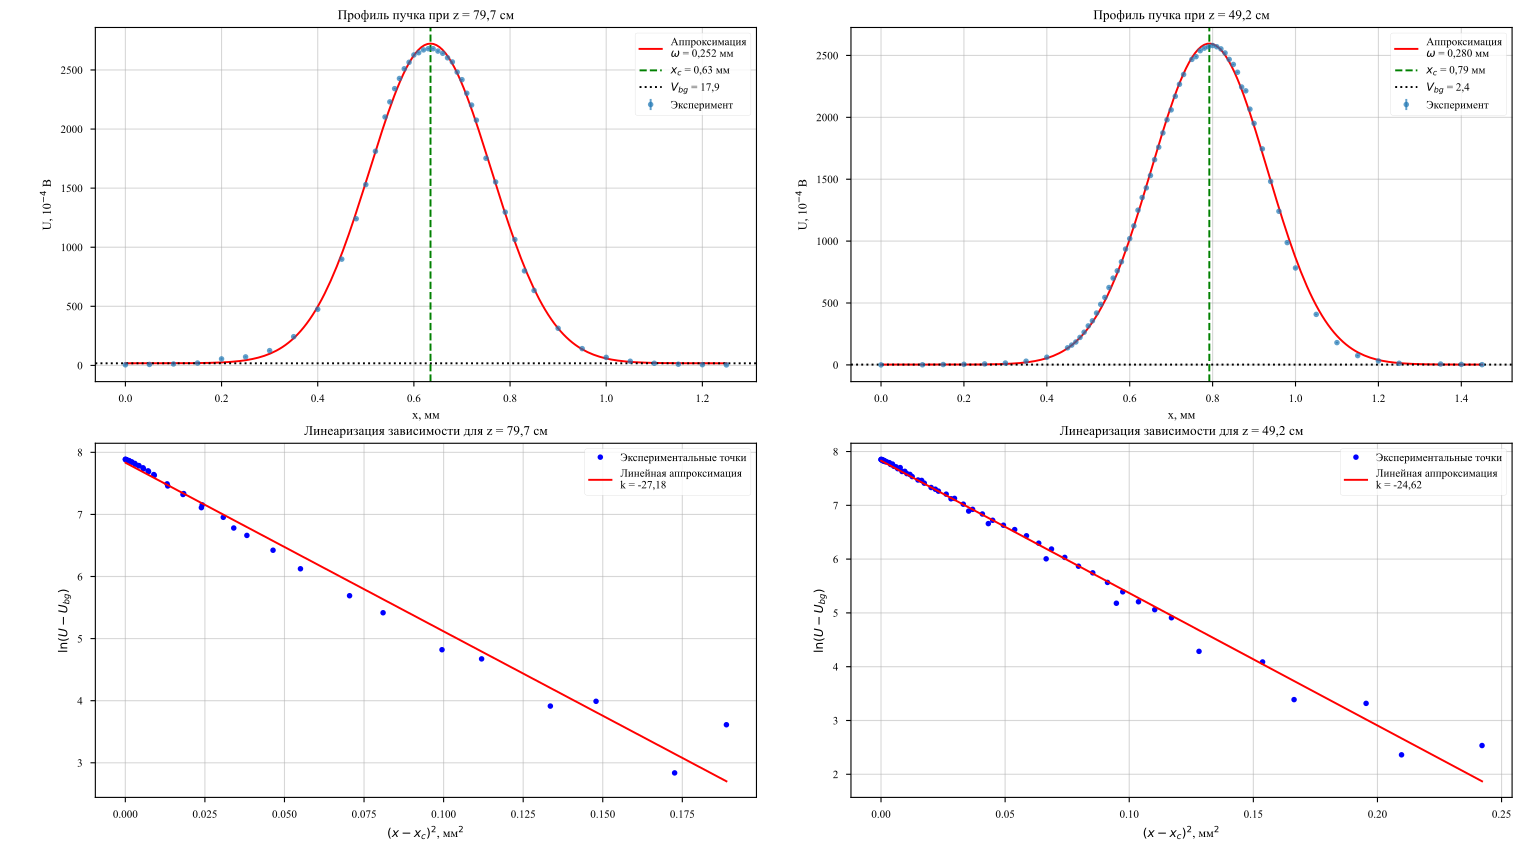

Generate this figure with Python:
import numpy as np
import matplotlib.pyplot as plt
from scipy.optimize import curve_fit
import warnings

warnings.filterwarnings('ignore')

# Настройка стиля графиков
plt.style.use('seaborn-v0_8-paper')
plt.rcParams['font.family'] = 'serif'
plt.rcParams['font.serif'] = ['Times New Roman', 'DejaVu Serif']
plt.rcParams['axes.unicode_minus'] = False

# =============================================================================
# 1. Ввод данных
# =============================================================================
# ВНИМАНИЕ: Если данные перепутаны местами, установите SWAP_DATA = True
SWAP_DATA = True  

z1_raw = 492.0  # 49.2 см
z2_raw = 797.0  # 79.7 см

# Данные набора 1
x_set1 = np.array([0, 0.1, 0.15, 0.2, 0.25, 0.3, 0.35, 0.4, 0.45, 0.46, 0.47, 0.48, 0.49, 0.5, 0.51, 0.52, 0.53, 0.54, 0.55, 0.56, 0.57, 0.58, 0.59, 0.6, 0.61, 0.62, 0.63, 0.64, 0.65, 0.66, 0.67, 0.68, 0.69, 0.7, 0.71, 0.72, 0.73, 0.75, 0.76, 0.77, 0.78, 0.79, 0.8, 0.81, 0.82, 0.83, 0.84, 0.85, 0.86, 0.87, 0.88, 0.89, 0.9, 0.92, 0.94, 0.96, 0.98, 1, 1.05, 1.1, 1.15, 1.2, 1.25, 1.35, 1.4, 1.45])
V_set1 = np.array([0, 1, 3, 5, 8, 15, 30, 62, 138, 160, 185, 222, 264, 315, 356, 419, 489, 545, 625, 701, 760, 833, 936, 1020, 1123, 1250, 1352, 1430, 1530, 1658, 1759, 1874, 1980, 2060, 2170, 2267, 2346, 2468, 2490, 2538, 2559, 2570, 2580, 2570, 2553, 2520, 2468, 2427, 2364, 2245, 2214, 2066, 1951, 1745, 1482, 1241, 988, 783, 408, 180, 75, 32, 13, 7, 4, 2])

# Данные набора 2
x_set2 = np.array([0, 0.05, 0.1, 0.15, 0.2, 0.25, 0.3, 0.35, 0.4, 0.45, 0.48, 0.5, 0.52, 0.54, 0.55, 0.56, 0.57, 0.58, 0.59, 0.6, 0.61, 0.62, 0.63, 0.64, 0.65, 0.66, 0.67, 0.68, 0.69, 0.7, 0.71, 0.72, 0.73, 0.75, 0.77, 0.79, 0.81, 0.83, 0.85, 0.9, 0.95, 1, 1.05, 1.1, 1.15, 1.2, 1.25])
V_set2 = np.array([5, 8, 12, 20, 55, 72, 125, 243, 475, 899, 1241, 1530, 1812, 2102, 2230, 2342, 2428, 2510, 2565, 2627, 2646, 2670, 2680, 2680, 2660, 2641, 2603, 2568, 2482, 2418, 2303, 2203, 2075, 1753, 1552, 1297, 1065, 800, 634, 314, 142, 68, 35, 18, 10, 6, 4])

# Меняем местами, если флаг установлен
if SWAP_DATA:
    z1, z2 = z2_raw, z1_raw
    x1, x2 = x_set2, x_set1
    V1, V2 = V_set2, V_set1
    print("ВНИМАНИЕ: Наборы данных для z1 и z2 поменяны местами для корректного расчёта.\n")
else:
    z1, z2 = z1_raw, z2_raw
    x1, x2 = x_set1, x_set2
    V1, V2 = V_set1, V_set2

# Погрешности
dz = 1.0      # 0,1 см = 1 мм
dx = 0.01     # мм
dV = 5.0      # 5 * 10^(-4) В

# Длина волны He-Ne лазера в мм
lambda_m = 0.6328e-3 

# Вспомогательная функция для форматирования чисел с запятой
def fmt(val, decimals=4):
    return f"{val:.{decimals}f}".replace('.', ',')

# =============================================================================
# 2. Функции для аппроксимации и расчёта
# =============================================================================
def gaussian(x, V0, xc, omega, Vbg):
    return V0 * np.exp(-2 * (x - xc)**2 / omega**2) + Vbg

def find_beam_params(x, V, z, label):
    V0_guess = np.max(V) - np.min(V)
    xc_guess = x[np.argmax(V)]
    omega_guess = 0.3
    Vbg_guess = np.min(V)
    
    p0 = [V0_guess, xc_guess, omega_guess, Vbg_guess]
    popt, pcov = curve_fit(gaussian, x, V, p0=p0, sigma=np.full_like(V, dV), absolute_sigma=True)
    V0, xc, omega, Vbg = popt
    
    perr = np.sqrt(np.diag(pcov))
    d_omega = perr[2]
    
    print(f"--- Результаты для {label} (z = {fmt(z/10, 1)} см) ---")
    print(f"Центр пучка xc = {fmt(xc, 3)} +/- {fmt(perr[1], 3)} мм")
    print(f"Радиус пучка omega = {fmt(omega, 4)} +/- {fmt(d_omega, 4)} мм")
    print(f"Фоновый сигнал Vbg = {fmt(Vbg, 1)}")
    
    mask = V > Vbg + 10
    x_shifted = x[mask] - xc
    y_lin = np.log(V[mask] - Vbg)
    x_lin = x_shifted**2
    
    B, A = np.polyfit(x_lin, y_lin, 1)
    omega_lin = np.sqrt(-2 / B)
    
    print(f"Проверка линеаризацией: omega_lin = {fmt(omega_lin, 4)} мм\n")
    
    return omega, d_omega, xc, Vbg, x_lin, y_lin, B, A, popt

# =============================================================================
# 3. Обработка данных
# =============================================================================
omega1, d_omega1, xc1, Vbg1, x_lin1, y_lin1, B1, A1, popt1 = find_beam_params(x1, V1, z1, "z1")
omega2, d_omega2, xc2, Vbg2, x_lin2, y_lin2, B2, A2, popt2 = find_beam_params(x2, V2, z2, "z2")

# =============================================================================
# 4. Расчёт перетяжки
# =============================================================================
def solve_waist(z1, z2, w1, w2, lam):
    from scipy.optimize import fsolve
    
    def equations(u):
        if u <= 0 or u >= min(w1**2, w2**2):
            return 1e6
        term1 = (np.pi * np.sqrt(u) / lam) * np.sqrt(w2**2 - u)
        term2 = (np.pi * np.sqrt(u) / lam) * np.sqrt(w1**2 - u)
        return term1 - term2 - (z2 - z1)
    
    u_guess = min(w1**2, w2**2) * 0.8
    u_sol = fsolve(equations, u_guess)[0]
    omega_0 = np.sqrt(u_sol)
    z_0 = z1 - (np.pi * omega_0 / lam) * np.sqrt(w1**2 - omega_0**2)
    
    return omega_0, z_0

if omega2 > omega1:
    omega_0, z_0 = solve_waist(z1, z2, omega1, omega2, lambda_m)
    
    N_mc = 10000
    omega0_samples, z0_samples = [], []
    
    for _ in range(N_mc):
        z1_mc = np.random.normal(z1, dz)
        z2_mc = np.random.normal(z2, dz)
        w1_mc = np.random.normal(omega1, d_omega1)
        w2_mc = np.random.normal(omega2, d_omega2)
        try:
            w0_mc, z0_mc = solve_waist(z1_mc, z2_mc, w1_mc, w2_mc, lambda_m)
            if 0 < w0_mc < min(w1_mc, w2_mc):
                omega0_samples.append(w0_mc)
                z0_samples.append(z0_mc)
        except:
            continue
    
    d_omega0 = np.std(omega0_samples)
    d_z0 = np.std(z0_samples)
    
    print("=== ИТОГОВЫЕ ПАРАМЕТРЫ ПЕРЕТЯЖКИ ===")
    print(f"omega_0 = {fmt(omega_0, 4)} +/- {fmt(d_omega0, 4)} мм")
    print(f"z_0     = {fmt(z_0/10, 2)} +/- {fmt(d_z0/10, 2)} см (от выходного окна лазера)")
else:
    print("ОШИБКА: Размер пучка на большем расстоянии меньше. Проверьте исходные данные!")

# =============================================================================
# 5. Построение графиков
# =============================================================================
fig, axs = plt.subplots(2, 2, figsize=(12, 10))

# График 1: z1, исходные данные + фит
x_fit1 = np.linspace(min(x1), max(x1), 200)
axs[0, 0].errorbar(x1, V1, yerr=dV, fmt='o', label='Эксперимент', markersize=4, alpha=0.7)
axs[0, 0].plot(x_fit1, gaussian(x_fit1, *popt1), 'r-', label=f'Аппроксимация\n$\\omega$ = {fmt(omega1, 3)} мм')
axs[0, 0].axvline(xc1, color='g', linestyle='--', label=f'$x_c$ = {fmt(xc1, 2)} мм')
axs[0, 0].axhline(Vbg1, color='k', linestyle=':', label=f'$V_{{bg}}$ = {fmt(Vbg1, 1)}')
axs[0, 0].set_title(f'Профиль пучка при z = {fmt(z1/10, 1)} см')
axs[0, 0].set_xlabel('x, мм')
axs[0, 0].set_ylabel('U, 10$^{-4}$ В')
axs[0, 0].legend()
axs[0, 0].grid(True, alpha=0.5)

# График 2: z2, исходные данные + фит
x_fit2 = np.linspace(min(x2), max(x2), 200)
axs[0, 1].errorbar(x2, V2, yerr=dV, fmt='o', label='Эксперимент', markersize=4, alpha=0.7)
axs[0, 1].plot(x_fit2, gaussian(x_fit2, *popt2), 'r-', label=f'Аппроксимация\n$\\omega$ = {fmt(omega2, 3)} мм')
axs[0, 1].axvline(xc2, color='g', linestyle='--', label=f'$x_c$ = {fmt(xc2, 2)} мм')
axs[0, 1].axhline(Vbg2, color='k', linestyle=':', label=f'$V_{{bg}}$ = {fmt(Vbg2, 1)}')
axs[0, 1].set_title(f'Профиль пучка при z = {fmt(z2/10, 1)} см')
axs[0, 1].set_xlabel('x, мм')
axs[0, 1].set_ylabel('U, 10$^{-4}$ В')
axs[0, 1].legend()
axs[0, 1].grid(True, alpha=0.5)

# График 3: z1, линеаризация (с префиксом r для корректного LaTeX)
axs[1, 0].plot(x_lin1, y_lin1, 'bo', markersize=4, label='Экспериментальные точки')
axs[1, 0].plot(x_lin1, A1 + B1 * x_lin1, 'r-', label=f'Линейная аппроксимация\nk = {fmt(B1, 2)}')
axs[1, 0].set_title(f'Линеаризация зависимости для z = {fmt(z1/10, 1)} см')
axs[1, 0].set_xlabel('$(x - x_c)^2$, мм$^2$')
axs[1, 0].set_ylabel(r'$\ln(U - U_{bg})$')
axs[1, 0].legend()
axs[1, 0].grid(True, alpha=0.5)

# График 4: z2, линеаризация
axs[1, 1].plot(x_lin2, y_lin2, 'bo', markersize=4, label='Экспериментальные точки')
axs[1, 1].plot(x_lin2, A2 + B2 * x_lin2, 'r-', label=f'Линейная аппроксимация\nk = {fmt(B2, 2)}')
axs[1, 1].set_title(f'Линеаризация зависимости для z = {fmt(z2/10, 1)} см')
axs[1, 1].set_xlabel('$(x - x_c)^2$, мм$^2$')
axs[1, 1].set_ylabel(r'$\ln(U - U_{bg})$')
axs[1, 1].legend()
axs[1, 1].grid(True, alpha=0.5)

plt.tight_layout()
plt.savefig('beam_profiles.png', dpi=300)
print("\nГрафики сохранены в файл 'beam_profiles.png'")

# ОТКРЫТИЕ ОКНА С ГРАФИКАМИ
plt.show()
